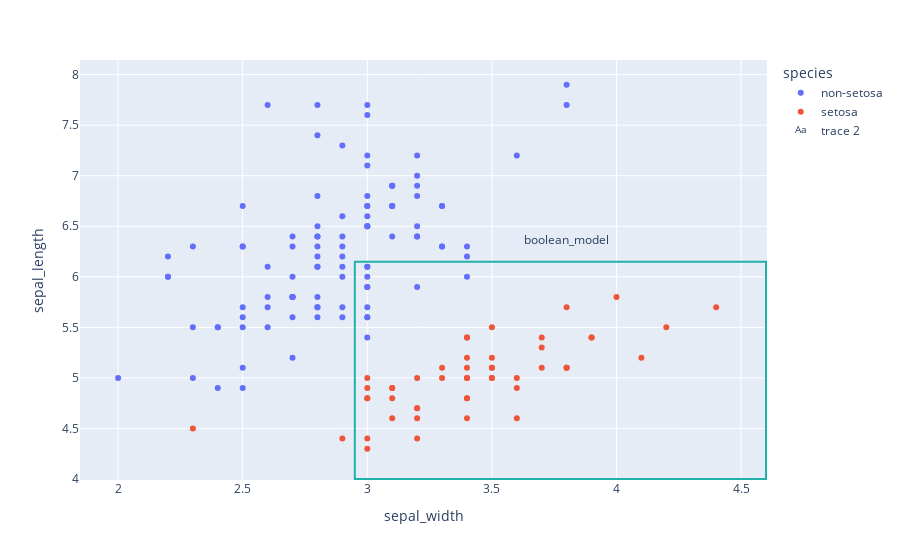

Source (notebook cell):
### Code cell
import plotly.graph_objects as go


sepal_length_max = 6.15
sepal_length_min = 4
sepal_width_min = 2.95
sepal_width_max = 4.6

fig = px.scatter(df_raw, x="sepal_width", y="sepal_length", color='species')

fig.add_shape(type="rect",
    x0=sepal_width_min, y0=sepal_length_min, x1=sepal_width_max, y1=sepal_length_max,
    line=dict(color="LightSeaGreen"),
)
# Create scatter trace of text labels
fig.add_trace(go.Scatter(
    x=[3.8],
    y=[6.35],
    text=["boolean_model"],
    mode="text",
))

# fig.add_hline(y=sepal_length_max)
# fig.add_vline(x=sepal_width_min)
fig.show()

### Figure 1 — Plotly figure (JSON) as saved in the notebook; plotly's stock layout.template omitted (floating-point values rounded to 4 significant figures)
{"data": [{"hovertemplate": "species=non-setosa<br>sepal_width=%{x}<br>sepal_length=%{y}<extra></extra>", "legendgroup": "non-setosa", "marker": {"color": "#636efa", "symbol": "circle"}, "mode": "markers", "name": "non-setosa", "orientation": "v", "showlegend": true, "type": "scatter", "x": [3, 3, 3, 2.5, 3.1, 2.7, 3.2, 3, 3.4, 3.6, 3.2, 2.5, 3.1, 2.7, 3.2, 2.9, 2.2, 3, 3, 2.9, 2.4, 2.7, 3.1, 2.8, 2.6, 3.1, 2.9, 3, 3.3, 2.8, 2.8, 3, 3, 3.1, 2.2, 2.7, 3.8, 3.3, 2.4, 2, 2.8, 3.1, 2.9, 2.6, 2.7, 3.2, 2.6, 2.5, 3, 2.9, 3, 3, 3.2, 3, 2.6, 2.4, 3, 3.2, 3.8, 2.8, 2.9, 2.5, 2.8, 3, 3.3, 2.8, 2.5, 2.8, 2.3, 2.8, 2.7, 3.2, 3.4, 2.8, 2.3, 3.1, 2.9, 2.8, 2.8, 2.9, 3, 2.7, 3, 2.3, 2.8, 3.3, 2.5, 2.8, 3, 3, 3, 2.2, 3.4, 3.2, 2.5, 2.5, 2.7, 2.6, 2.9, 2.7], "xaxis": "x", "y": [5.9, 5.4, 5.6, 4.9, 6.9, 5.6, 6.4, 6.7, 6, 7.2, 5.9, 6.7, 6.4, 5.8, 6.9, 6.1, 6, 7.2, 6, 6.2, 5.5, 5.8, 6.7, 6.2, 5.7, 6.9, 6.4, 7.1, 6.7, 6.8, 6.4, 6.5, 5.7, 6.7, 6, 6.4, 7.7, 6.3, 5.5, 5, 6.5, 6.7, 7.3, 5.5, 5.2, 7.2, 6.1, 5.7, 6.5, 6.6, 6.7, 6.1, 7, 6.5, 7.7, 4.9, 5.6, 6.4, 7.9, 5.8, 5.7, 5.1, 7.7, 7.6, 6.7, 6.1, 6.3, 7.4, 5, 5.6, 6, 6.8, 6.2, 5.7, 6.3, 6.9, 6, 6.1, 6.4, 5.6, 5.9, 6.3, 6.8, 5.5, 6.3, 6.3, 5.6, 5.7, 6.6, 7.7, 6.1, 6.2, 6.3, 6.5, 5.5, 6.3, 5.8, 5.8, 6.3, 5.8], "yaxis": "y"}, {"hovertemplate": "species=setosa<br>sepal_width=%{x}<br>sepal_length=%{y}<extra></extra>", "legendgroup": "setosa", "marker": {"color": "#EF553B", "symbol": "circle"}, "mode": "markers", "name": "setosa", "orientation": "v", "showlegend": true, "type": "scatter", "x": [3.5, 2.3, 3.4, 4.1, 3.4, 3.8, 3.6, 3.6, 3, 3.5, 3.9, 3.5, 3.3, 3.2, 3.1, 3.4, 3, 3.4, 2.9, 3.5, 4.4, 3.4, 4, 3, 3.2, 3.8, 3.2, 3.1, 4.2, 3.5, 3.7, 3.4, 3.2, 3.7, 3.4, 3.9, 3, 3.7, 3.1, 3.6, 3, 3.1, 3.4, 3.8, 3.8, 3.4, 3.5, 3.2, 3.3, 3], "xaxis": "x", "y": [5, 4.5, 4.8, 5.2, 5.2, 5.1, 4.9, 4.6, 4.8, 5.5, 5.4, 5.1, 5, 4.7, 4.6, 5.1, 4.3, 5, 4.4, 5, 5.7, 5.4, 5.8, 4.8, 4.6, 5.7, 4.7, 4.8, 5.5, 5.2, 5.1, 5, 5, 5.4, 5.4, 5.4, 4.9, 5.3, 4.9, 5, 4.4, 4.9, 4.8, 5.1, 5.1, 4.6, 5.1, 4.4, 5.1, 5], "yaxis": "y"}, {"mode": "text", "text": ["boolean_model"], "type": "scatter", "x": [3.8], "y": [6.35]}], "layout": {"legend": {"title": {"text": "species"}, "tracegroupgap": 0}, "margin": {"t": 60}, "shapes": [{"line": {"color": "LightSeaGreen"}, "type": "rect", "x0": 2.95, "x1": 4.6, "y0": 4, "y1": 6.15}], "xaxis": {"anchor": "y", "domain": [0, 1], "title": {"text": "sepal_width"}}, "yaxis": {"anchor": "x", "domain": [0, 1], "title": {"text": "sepal_length"}}}}
